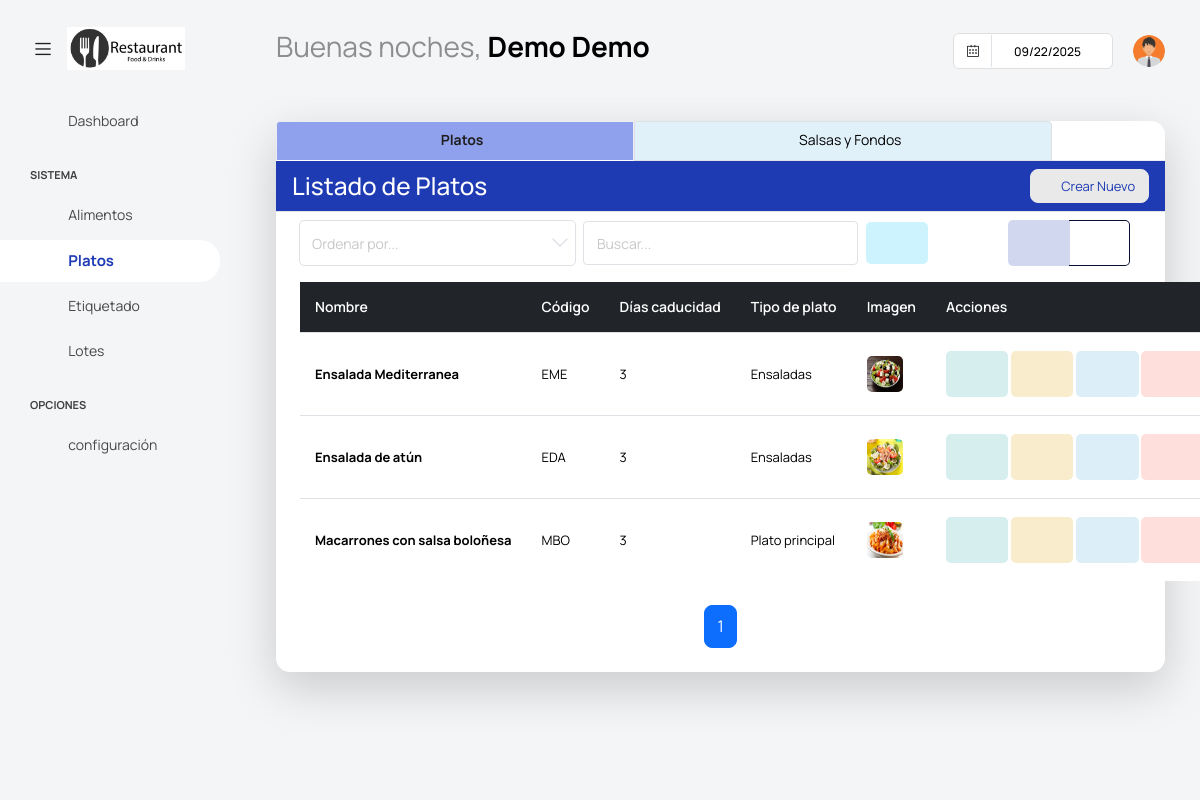
Page /platos/platos/ (signed in) on the committed database.
### app/super/models.py (models this page shows, shortened)
class UserProfile(models.Model):
    centro = models.ForeignKey('Centros' ,on_delete=models.CASCADE, null=True, blank =True)
    user = models.OneToOneField(User, on_delete=models.CASCADE)
    username = models.CharField(max_length=100)
    password = models.CharField(max_length=100)
    nombre = models.CharField(max_length=100)
    apellidos = models.CharField(max_length=100)
    cargo = models.CharField(max_length=100, blank=True, null=True)
    imagen = models.ImageField(default='users/default.png', upload_to='users/', null=True, blank =True)
    estado =models.BooleanField(default=True)

### app/platos/models.py (models this page shows, shortened)
class Plato(ModeloBaseCentro):
    nombre = models.CharField(max_length=100)
    codigo = models.CharField(max_length=10, unique=True, help_text="Código único para el plato")
    vida_util = models.PositiveIntegerField(default=0, help_text="Número de días que se suman a la fecha de producción para calcular la caducidad", null=True, blank=True)
    tipoplato = models.ForeignKey(TipoPlato, on_delete=models.CASCADE, null=True, blank=True)
    imagen = models.ImageField(upload_to='platos/', null=True, blank=True)
    salsa = models.ForeignKey(Salsa, on_delete=models.CASCADE, null=True, blank=True)
    descripcion = models.TextField(blank=True, null=True)
    class Meta:
        verbose_name = 'Plato'
        verbose_name_plural = 'Platos'
        unique_together = ('nombre', 'centro')  # Evita nombres duplicados en el mismo centro
    @property
    def receta(self):
        return self.receta_set.first()  # Usamos first() porque es una ForeignKey

class TipoPlato(ModeloBaseCentro):
    nombre = models.CharField(max_length=100)
    estado = models.BooleanField(default=True)  # Activo o inactivo
    class Meta:
        verbose_name = 'Tipo de Plato'
        verbose_name_plural = 'Tipos de Platos'
        unique_together = ('nombre', 'centro')  # Evita nombres duplicados en el mismo centro
    def __str__(self):
        return f"{self.nombre}"

### app/platos/views.py (the view)
# urls.py: path('platos/', PlatoList.as_view(), name='PlatoList'),
class PlatoList(PaginationMixin, LoginRequiredMixin, ListView):
    model = Plato
    template_name = 'platos/listar_platos.html'
    context_object_name = 'platos'
    paginate_by = 12
    def get_queryset(self):
        try:
            user_profile = get_object_or_404(UserProfile, user=self.request.user)
            if user_profile.centro:
                queryset = Plato.objects.filter(centro=user_profile.centro).order_by('nombre')
                search_query = self.request.GET.get('buscar')
                if search_query:
                    queryset = queryset.filter(
                        Q(nombre__icontains=search_query)
                    )
                return queryset
            else:
                return Plato.objects.none()
        except ObjectDoesNotExist:
            return Plato.objects.none()
    def get_context_data(self, **kwargs):
        context = super().get_context_data(**kwargs)
        context.update(datos_centro(self.request))
        if not context['platos'].exists():
            context['mensaje'] = "No tiene platos registrados."
        return context

### app/core/mixins.py (called while the page is built)
    def get_context_data(self, **kwargs):
        context = super().get_context_data(**kwargs)
        page_obj = context.get('page_obj')
        if page_obj:
            current_page = page_obj.number
            total_pages = page_obj.paginator.num_pages
            window = self.pagination_window_size
            if total_pages <= (window * 2) + 1:
                context['custom_page_range'] = range(1, total_pages + 1)
            elif current_page <= window:
                context['custom_page_range'] = range(1, (window * 2) + 2)
            elif current_page >= total_pages - window:
                context['custom_page_range'] = range(total_pages - (window * 2), total_pages + 1)
            else:
                context['custom_page_range'] = range(current_page - window, current_page + window + 1)
        return context

### templates/platos/listar_platos.html (shortened to what this page needs)
{% extends "base.html" %}
{% block content %}
<div class="content-wrapper">
    <div class="card shadow-lg">
        <ul class="nav nav-tabs">
            <li class="nav-item">
                <a class="nav-link active"
                href="{% url 'platos:PlatoList' %}">
                    <i class="fa fa-cutlery"></i> Platos
                </a>
            </li>
            <li class="nav-item">
                <a class="nav-link {% if request.resolver_match.url_name == 'SalsaList' %}active{% endif %}"
                href="{% url 'platos:SalsaList' %}">
                    <i class="fa fa-tint"></i> Salsas y Fondos
                </a>
            </li>
        </ul>
        <div class="card-header bg-primary text-white d-flex justify-content-between align-items-center">
            <h3 class="m-0">Listado de Platos</h3>
            <a class="btn btn-light btn-sm text-primary rounded" onclick="abrir_modal_edicion('{% url 'platos:PlatoCreate' %}')">
                <i class="fa fa-plus-circle"></i>&nbsp; Crear Nuevo
            </a>
        </div>
        <div class="card-body">
            <form method="get" class="row g-2 align-items-center mb-3">
                <div class="col-md-4">
                    <select class="form-select form-select-sm" name="ordenar" id="ordenar" onchange="this.form.submit()">
                        <option value="" disabled selected>Ordenar por...</option>
                    </select>
                </div>
                <div class="col-md-4">
                    <input type="text" class="form-control form-control-sm" placeholder="Buscar..." name="buscar" value="{{ request.GET.buscar }}">
                </div>
                <div class="col-md-2">
                    <button type="submit" class="btn btn-inverse-secondary" style="padding-top: 12px; padding-bottom:12px;">
                        <i class="fa fa-search"></i>
                    </button>
                </div>
                <div class="col-auto">
                    <div class="btn-group" role="group">
                        <button id="btn-lista" type="button" class="btn btn-inverse-primary">
                            <i class="fa fa-list"></i>
                        </button>
                        <button id="btn-cuadricula" type="button" class="btn btn-outline-primary btn-inverse">
                            <i class="fa fa-th"></i>
                        </button>
                    </div>
                </div>
            </form>
            {% if platos %}
            <div id="vista-lista">
                <div class="table-wrapper">
                    <table class="table table-hover tabla-responsive align-middle">
                        <thead class="table-dark">
                            <tr>
                                <th>Nombre</th>
                                <th>Código</th>
                                <th>Días caducidad</th>
                                <th>Tipo de plato</th>
                                <th>Imagen</th>
                                <th>Acciones</th>
                            </tr>
                        </thead>
                        <tbody>
                            {% for plato in platos %}
                            <tr>
                                <td><strong>{{ plato.nombre }}</strong></td>
                                <td>{{ plato.codigo }}</td>
                                <td>{{ plato.vida_util }}</td>
                                <td>{{ plato.tipoplato }}</td>
                                <td>
                                    {% if plato.imagen %}
                                        <img src="{{ plato.imagen.url }}" alt="{{ plato.nombre }}" style="max-width: 80px; max-height: 80px; border-radius: 5px;">
                                    {% else %}
                                        <span class="text-muted">Sin imagen</span>
                                    {% endif %}
                                </td>
                                <td>
                                    <a class="btn btn-inverse-success" onclick="abrir_modal_edicion('{% url 'platos:PlatoDetail' plato.pk %}')" title="Ver plato">
                                        <i class="fa fa-eye"></i>
                                    </a>
                                    {% if plato.receta %}
                                        <a href="{% url 'platos:RecetaDetail' plato.receta.pk %}" class="btn btn-inverse-warning" title="Ver Receta">
                                            <i class="fa fa-list"></i>
                                        </a>
                                    {% else %}
                                        <a onclick="abrir_modal_edicion('{% url 'platos:crear_receta' plato_id=plato.pk %}')" class="btn btn-inverse-warning" title="Crear Receta">
                                            <i class="fa fa-plus"></i>
                                        </a>
                                    {% endif %}
                                    <a class="btn btn-inverse-info" onclick="abrir_modal_edicion('{% url 'platos:PlatoUpdate' plato.pk %}')" title="Editar plato">
                                        <i class="fa fa-pencil"></i>
                                    </a>
                                    <a class="btn btn-inverse-danger" onclick="abrir_modal_edicion('{% url 'platos:PlatoDelete' plato.pk %}')" title="Eliminar plato">
                                        <i class="fa fa-trash"></i>
                                    </a>
                                </td>
                            </tr>
                            {% endfor %}
                        </tbody>
                    </table>
                </div>
            </div>
            {% include "core/pagination.html" %}
            {% else %}
            <div class="alert alert-warning text-center mt-3">
                <i class="fa fa-exclamation-circle"></i> No se encontraron alimentos.
            </div>
            {% endif %}
        </div>
    </div>
</div>
{% endblock content %}

### templates/base.html (shortened to what this page needs)
{% load static %}
<html lang="es">
<head>
  <link href={% static "vendor/feather/feather.css" %} rel="stylesheet">
  <link href={% static "vendor/mdi/css/materialdesignicons.min.css" %} rel="stylesheet">
  <link href={% static "vendor/ti-icons/css/themify-icons.css" %} rel="stylesheet">
  <link href={% static "vendor/font-awesome/css/font-awesome.min.css" %} rel="stylesheet">
  <link href={% static "vendor/typicons/typicons.css" %} rel="stylesheet">
  <link href={% static "vendor/simple-line-icons/css/simple-line-icons.css" %} rel="stylesheet">
  <link href={% static "vendor/css/vendor.bundle.base.css" %} rel="stylesheet">
  <link href={% static "vendor/bootstrap-datepicker/bootstrap-datepicker.min.css" %} rel="stylesheet">
  <link href={% static "js/select.dataTables.min.css" %} rel="stylesheet" type="text/css" >
  <link rel="stylesheet" href={% static "css/style.css" %}>
</head>
  <body class="with-welcome-text">
    <div class="container-scroller">
      <nav class="navbar default-layout col-lg-12 col-12 p-0 fixed-top d-flex align-items-top flex-row">
        <div class="text-center navbar-brand-wrapper d-flex align-items-center justify-content-start">
          <div class="me-3">
            <button class="navbar-toggler navbar-toggler align-self-center" type="button" data-bs-toggle="minimize">
              <span class="icon-menu"></span>
            </button>
          </div>
          <div>
            <a class="navbar-brand brand-logo" href="index.html">
              <img src="{{ imagen_centro_url }}" style="width:150px !important; height:auto;" alt="{{ centro.nombre }}">
            </a>
          </div>
        </div>
        <div class="navbar-menu-wrapper d-flex align-items-top">
          <ul class="navbar-nav">
            <li class="nav-item fw-semibold d-none d-lg-block ms-0">
              <h1 class="welcome-text">{{ saludo }}, <span class="text-black fw-bold">{{ nombre }} {{ apellidos }}</span></h1>
          </ul>
          <ul class="navbar-nav ms-auto">
            <li class="nav-item d-none d-lg-block">
              <div id="datepicker-popup" class="input-group date datepicker navbar-date-picker">
                <span class="input-group-addon input-group-prepend border-right">
                  <span class="icon-calendar input-group-text calendar-icon"></span>
                </span>
                <input type="text" class="form-control">
              </div>
            </li>
            <li class="nav-item dropdown d-none d-lg-block user-dropdown">
              <a class="nav-link" id="UserDropdown" href="#" data-bs-toggle="dropdown" aria-expanded="false">
                <img class="img-xs rounded-circle" src="{{ imagen_user_url }}" alt="Profile image"> </a>
            </li>
          </ul>
        </div>
      </nav>
    <div class="container-fluid page-body-wrapper">
      <nav class="sidebar sidebar-offcanvas" id="sidebar">
        <ul class="nav">
          <li class="nav-item">
            <a class="nav-link" href="{% url 'dashuser:home' %}">
              <i class="mdi mdi-grid-large menu-icon"></i>
              <span class="menu-title">Dashboard</span>
            </a>
          </li>
          <li class="nav-item nav-category">Sistema</li>
            <li class="nav-item">
              <a class="nav-link" href="{% url 'dashuser:AlimentoList' %}">
                <i class="menu-icon mdi mdi-food-variant"></i>
                <span class="menu-title">Alimentos</span>
              </a>
            </li>
            <li class="nav-item">
              <a class="nav-link" href="{% url 'platos:PlatoList' %}">
                <i class="menu-icon mdi mdi-food-turkey"></i>
                <span class="menu-title">Platos</span>
              </a>
            </li>
            <li class="nav-item">
              <a class="nav-link" href="{% url 'platos:generar_etiqueta' %}">
                <i class="menu-icon mdi mdi-tag"></i>
                <span class="menu-title">Etiquetado</span>
              </a>
            </li>
            <li class="nav-item">
              <a class="nav-link" href="{% url 'platos:LotesResumenListView' %}">
                <i class="menu-icon mdi mdi-package-variant"></i>
                <span class="menu-title">Lotes</span>
              </a>
            </li>
          <li class="nav-item nav-category">Opciones</li>
            <li class="nav-item">
              <a class="nav-link" data-bs-toggle="collapse" href="#confi" aria-expanded="false" aria-controls="confi">
                <i class="menu-icon mdi mdi-filter"></i>
                <span class="menu-title">configuración</span>
                <i class="menu-arrow"></i>
              </a>
            </li>
        </ul>
      </nav>
      <div class="main-panel">
          {% block content %}
          {% endblock content %}
      </div>
  </div>
</body>
</html>

### templates/platos/listar_platos.html (style rules this page uses)
.nav-tabs .nav-link { padding: 12px 32px; font-size: 16px; border-radius: 8px 8px 0 0; padding-right:150px; padding-left:150px; line-height: 0.8; font-size: 14px; background-color: #E1F1FA; }
.nav-tabs .nav-link.active { background-color: #8FA0EC; font-weight: bold; }

### rows in the picture
UserProfile: nombre "Demo", apellidos "Demo"
Plato: nombre "Ensalada Mediterranea", codigo "EME", vida_util "3", tipoplato "Ensaladas", imagen (picture)
Plato: nombre "Ensalada de atún", codigo "EDA", vida_util "3", tipoplato "Ensaladas", imagen (picture)
Plato: nombre "Macarrones con salsa boloñesa", codigo "MBO", vida_util "3", tipoplato "Plato principal", imagen (picture)

### other values in the picture
{{ saludo }} "Buenas noches"
{{ page }} "1"
